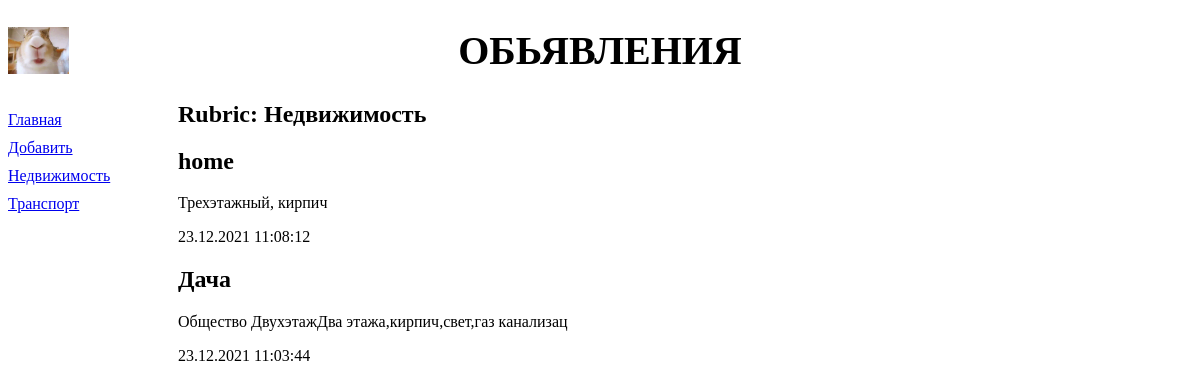
Screenshot of /bboard/1/ with the database file from the repository.
### bboard/models.py (models this page shows, shortened)
class Rubric(models.Model):
    name = models.CharField(max_length=20, db_index=True, verbose_name='name')
    class Meta:
        verbose_name_plural = 'Rubrics'
        verbose_name = 'Rubric'
        ordering = ['name']

class Bb(models.Model):
    title = models.CharField(max_length=50,verbose_name= 'product')
    content = models.TextField(null=True, blank=True,verbose_name= 'description') #null и blank конструктора значения True= полеможно не заполнять (по умолчанию любое поле обязательно к заполнению)
    price = models.FloatField(null=True, blank=True,verbose_name= 'price') #null и blank конструктора значения True= полеможно не заполнять (по умолчанию любое поле обязательно к заполнению)
    published = models.DateTimeField(auto_now_add=True,db_index=True,verbose_name= 'published')
    rubric = models.ForeignKey('Rubric', null=True , on_delete=models.PROTECT,verbose_name='Rubric')
    class Kinds(models.TextChoices):
        BUY = 1, ' Куплю'
        SELL = 2, ' Продам '
        EXCНANGE = 3, ' Обменяю'
        RENT = 4
        __empty__ = 'Выберите ти публикуемого обьявления' # задаёт внешнее определения для полей у которых не указанно внешний тип( 2 й пункт )
    kind = models.CharField(max_length=1, choices=Kinds.choices,
                            default=Kinds.SELL)
    class Meta:
        verbose_name_plural = 'Ad'
        verbose_name = 'Ads'
        ordering = ['-published'] #сортируем обьекты по дате публикации(- отввечает за реверсивную сортировку)

### bboard/views.py (the view)
# urls.py: path('<int:rubric_id>/', by_rubric , name='by_rubric'),  # указываем элемент класса(Id рубрики) как маршрут для функции by_rubric
def by_rubric(request, rubric_id):  # reques - указание дальнейшего маршрута
    bbs = Bb.objects.filter(rubric=rubric_id)
    rubrics = Rubric.objects.all()
    current_rubric = Rubric.objects.get(pk=rubric_id)
    context = {'bbs': bbs, 'rubrics': rubrics, 'current_rubric': current_rubric}
    return render(request, 'bboard/by_rubric.html', context)

### bboard/templates/bboard/by_rubric.html (shortened to what this page needs)
{% extends "layout/basic.html" %}
{% block content %}
<h2>Rubric: {{ current_rubric.name }}</h2>
{% for bb in bbs %}
<div>
    <h2>{{ bb.title }}</h2>
    <p>{{ bb.content }}</p>
    <p>{{ bb.published|date:'d.m.Y H:i:s' }}</p>
</div>
{% endfor %}
{% endblock %}

### bboard/templates/layout/basic.html (shortened to what this page needs)
{% load static %}
<!DOCTYPE html>
<html lang="en">
<head>
    <link  type="text/css" href="{% static 'bboard/board/style.css' %}" rel="stylesheet">
</head>
<body>
<header>
    <h1>Обьявления</h1>
</header>
<nav>
    <a href="{% url 'index' %}">Главная</a>
    <a href="{% url 'add' %}">Добавить</a>
    {% for rubric in rubrics %}
    <a href="{% url 'by_rubric' rubric.pk %}">
        {{ rubric.name }}
    </a>
    {% endfor %}
</nav>
<section>
    {% block content %}
    {% endblock %}
</section>
</body>
</html>

### bboard/static/bboard/board/style.css (style rules this page uses)
header h1 { font-size: 40px; text-transform: uppercase; text-align: center; background: url('rabbit.gif') left/auto 100% no-repeat; }
nav { font-size: 16px; width: 150px; float: left; }
nav a { display: block; margin: 10px 0px; }
section { margin-left: 170px; }

### rows the page displays
Rubric: name "Недвижимость"
Rubric: name "Транспорт"
Bb: title "home", content "Трехэтажный, кирпич", published "23.12.2021 11:08:12"
Bb: title "Дача", content "Общество ДвухэтажДва этажа,кирпич,свет,газ канализац", published "23.12.2021 11:03:44"
